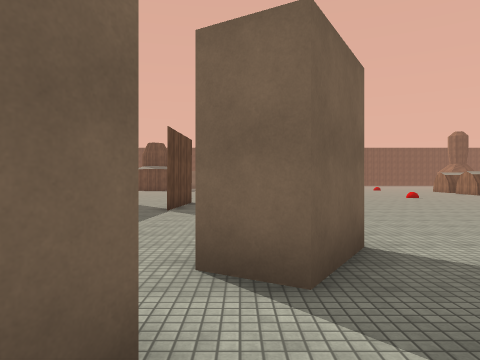
View 1 (above)

24 first-person views from a walk through a scene from a Unity 3-D project. The camera is 1.5 m above the floor, looks level and sees 70° across. The floor is counted in squares, 2 m on a side. Each view is taken from the middle of a square. On the plan, view 1 faces up. The plan holds only what a view shows up to about 11 squares ahead; the rest is blank. The place goes on beyond the plan. The player is left out. Surface patterns are stand-ins for the level's own textures.

View 2
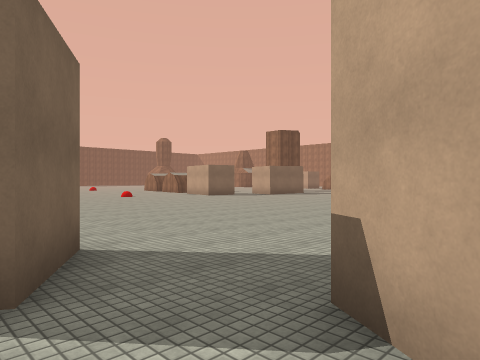

View 3
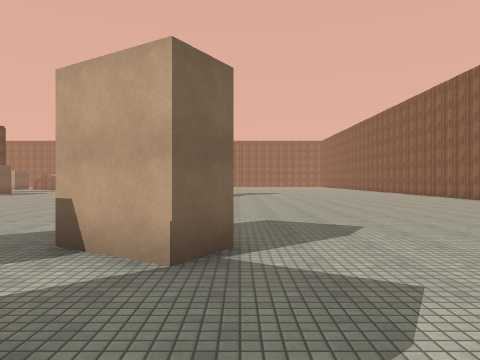

View 4
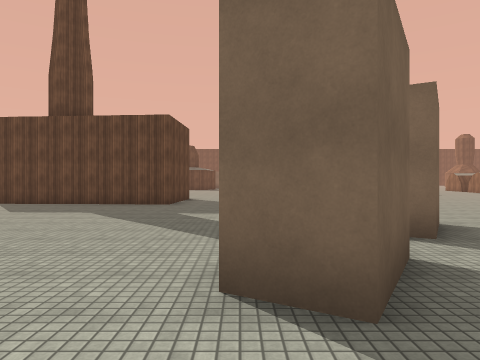

View 5
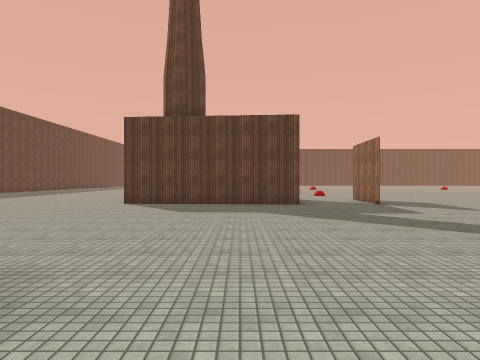

View 6
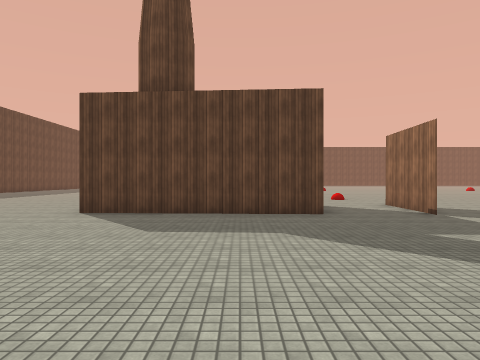

View 7
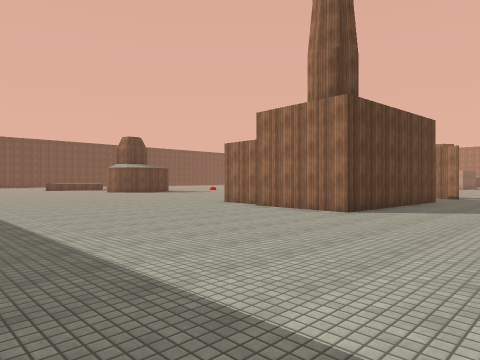

View 8
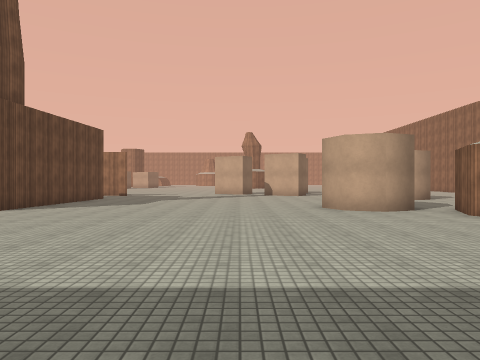

View 9
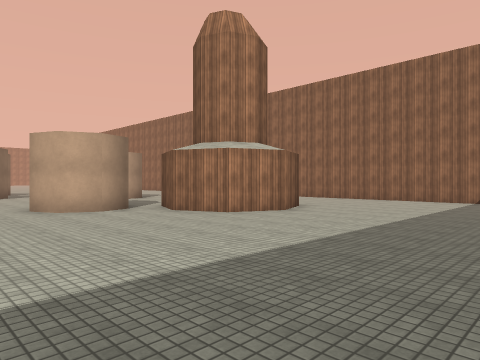

View 10
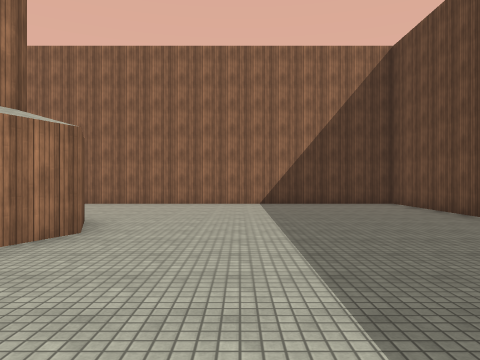

View 11
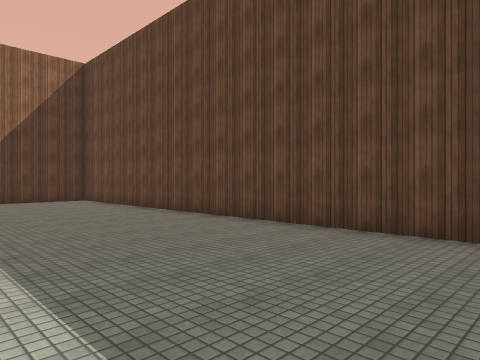

View 12
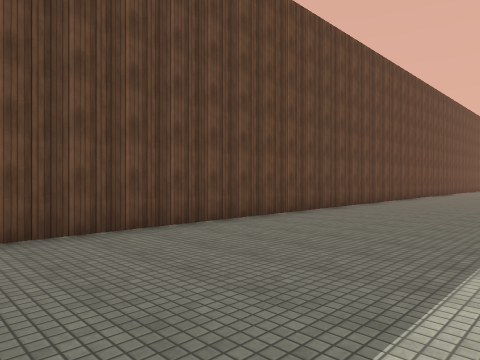

View 13
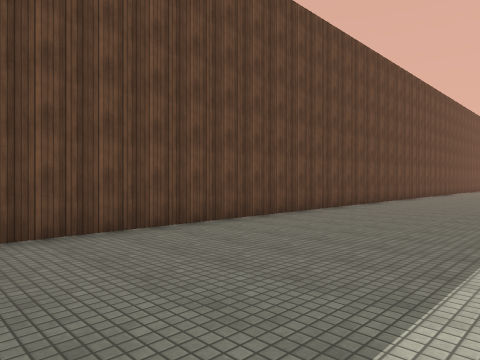

View 14
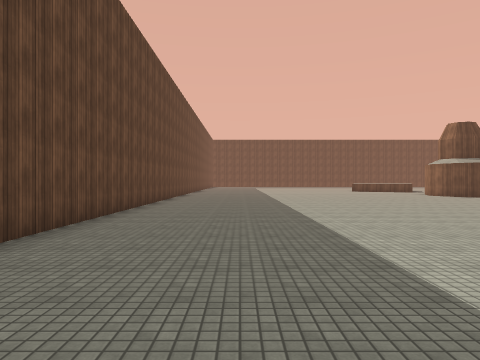

View 15
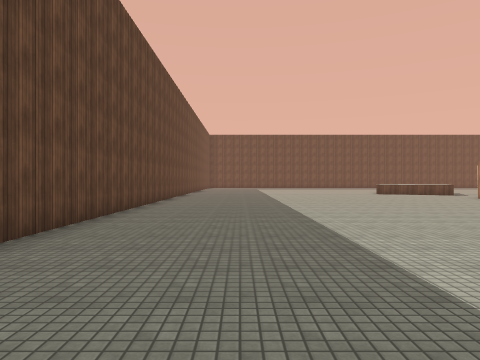

View 16
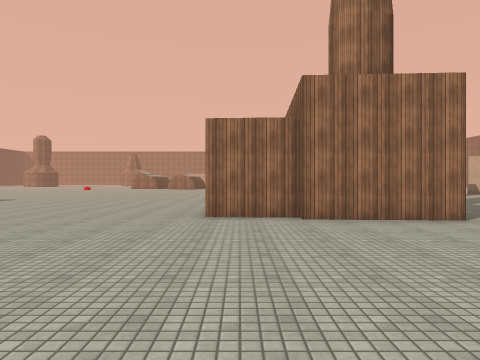

View 17
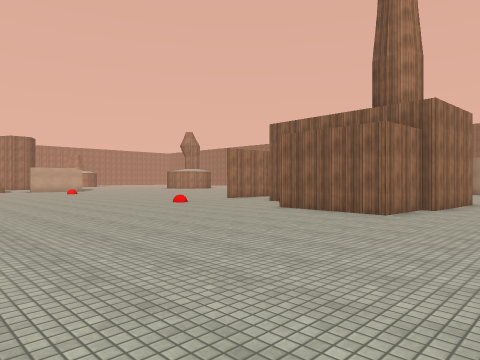

View 18
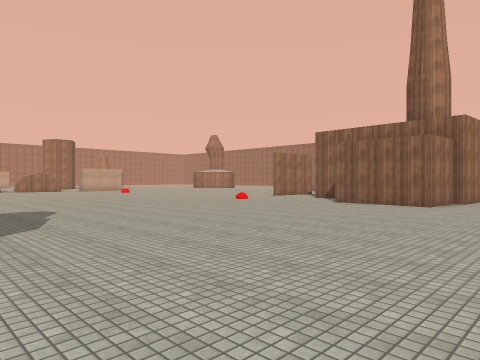

View 19
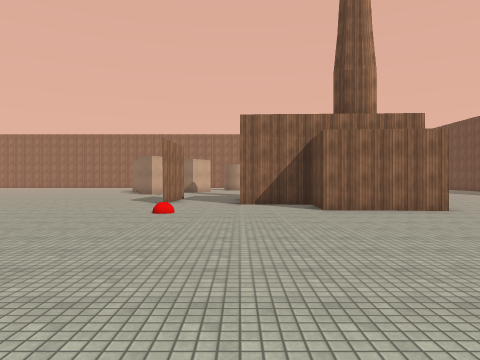

View 20
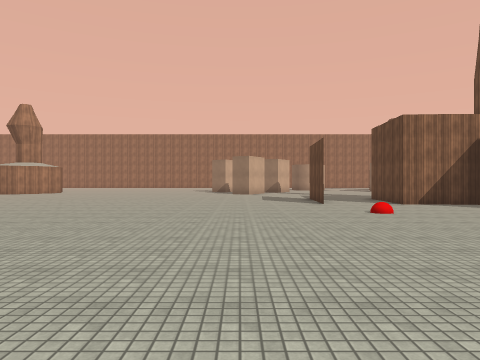

View 21
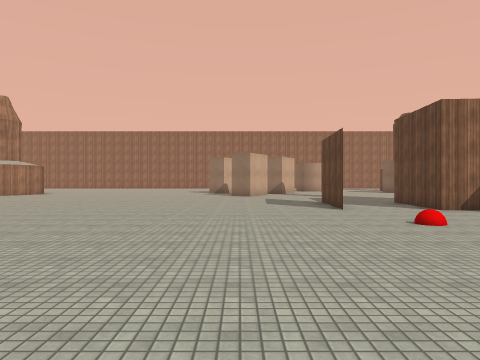

View 22
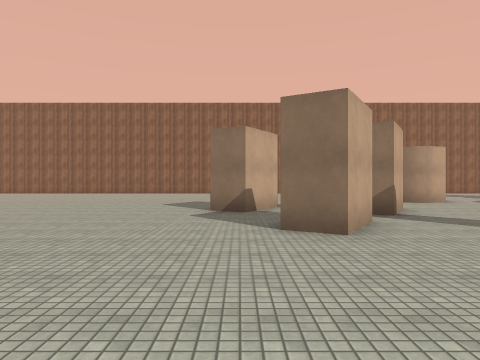

View 23
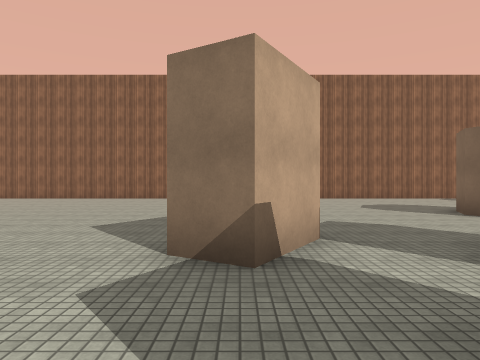

View 24
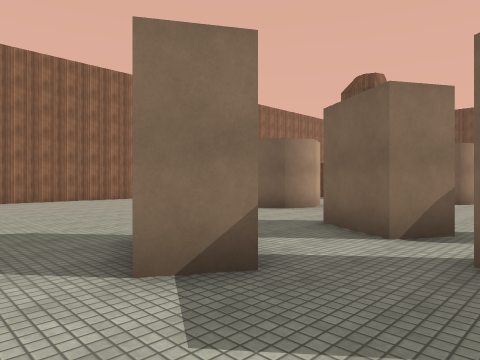

### Floor plan
Points are (right, up) in squares from view 1. A wall is a line through its corners. A room is listed if a view was taken in it or the views show most of it. See-through windows are left out.
Room 1 (views 1, 2)
walls: (0.5, 2.3) (-0.4, 2.9); (-1.2, 1.8) (-0.4, 1.3) (-1.3, -0.2); (1, -0.4) (1.9, 1.1)
ways out: opening at (-0.5, 0.5) to room 2; opening at (1, 2) to room 2
Room 2 (views 3, 4, 5, 6, 7, 8, 9, 10, 11, 12, 13, 14, 15, 16, 17, 18, 19, 20, 21, 22, 23, 24)
walls: (-1.8, 8.4) (-1.6, 11.4) (-1.8, 8.3); (-9.2, 11.8) (-9.1, 13.7) (-6.1, 13.5) (-6.2, 11.6) (-4, 11.5) (-4.2, 8.5) (-9.7, 8.8) (-9.5, 11.8); (-0.4, 2.9) (0.5, 4.4) (1.4, 3.8) (0.5, 2.3); (-1.3, -0.2) (-2.1, 0.3) (-1.2, 1.8); (1.9, 1.1) (2.8, 0.6); (-9.5, -1.4) (-9.9, -0.4) (-9.6, 0.4) (-8.7, 0.8) (-7.8, 0.4); (-5, -2.6) (-4.1, -2.2) (-3.2, -2.5) (-2.9, -3.4) (-3.2, -4.2); (1.9, -0.9) (1, -0.4); (-12.2, -5.2) (-12.8, -3.9) (-12.2, -2.4) (-10.8, -1.9) (-9.3, -2.5); (1.2, -9.8) (1.8, -9.8); (-19.8, 24) (-19.8, -9.8) (-10, -9.8)
ways out: opening at (-0.5, 0.5) to room 1; opening at (1, 2) to room 1

Where each view was taken, in squares from view 1:
view 1: 0 up, 0 right, facing up
view 2: 0 up, 0 right, facing up-right
view 3: 1 down, 2 left, facing right
view 4: 2 down, 2 left, facing up
view 5: 2 down, 6 left, facing up
view 6: 1 up, 6 left, facing up
view 7: 5 up, 17 left, facing up-right
view 8: 3 up, 18 left, facing right
view 9: 3 up, 18 left, facing down-right
view 10: 1 up, 15 left, facing down
view 11: 3 up, 15 left, facing down-left
view 12: 1 down, 15 left, facing up-left
view 13: 5 up, 15 left, facing up-left
view 14: 9 up, 17 left, facing up
view 15: 13 up, 17 left, facing up
view 16: 13 up, 16 left, facing right
view 17: 21 up, 12 left, facing down-right
view 18: 24 up, 12 left, facing down-right
view 19: 22 up, 4 left, facing down
view 20: 22 up, 1 right, facing down
view 21: 20 up, 1 right, facing down
view 22: 9 up, 2 right, facing down
view 23: 4 up, 2 right, facing down
view 24: 3 up, 4 right, facing down-left
